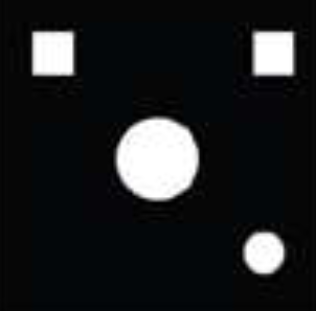
%> input picture Week 9/TPTest1.png, 316 x 311 px
$ octave lab9_1.m   (GNU Octave 9; MATLAB toolbox functions it lacks are replaced by stand-ins)
%> lines starting %> are read from the running program, lines starting %| are printed output that depends on the picture; in (x1, y1, x2, y2) boxes, pixels count from 0 and x2, y2 are one past the last pixel; in counts of white or black regions, pixels touching at a corner belong together; the program's own positions count from 1
clc
clear all
close all
img = imread('TPTest1.png');
%> img is the input picture: size 311x316x3 uint8; mean R, G, B 30.3, 31.9, 33.4
imshow(img);

img = imbinarize(im2gray(img), graythresh(img));
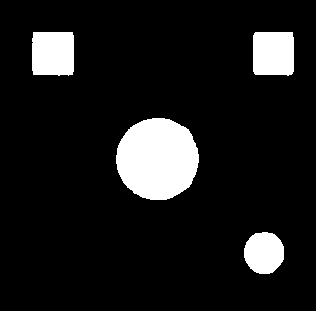
%> img: size 311x316 logical; 10.4% white; 4 white regions

[B, L] = bwboundaries(img);
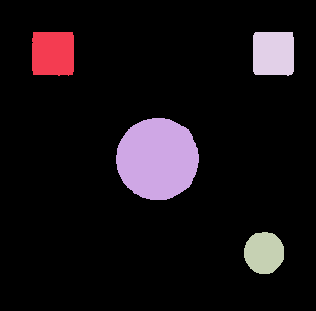
%> L: size 311x316 double; 5 distinct labels, from 0 to 4; one colour per label, 0 black
%> B = 4 boundaries; box (x1, y1, x2, y2) and points: (116, 118, 199, 200) 240, (32, 32, 74, 76) 163, (253, 32, 294, 76) 158, (244, 232, 284, 274) 116
figure;
imshow(img);
hold on;
for k=1:length(B)
boundary = B{k};
plot(boundary(:,2), boundary(:,1), 'g', 'LineWidth', 2);
end
%> this loop made 4 passes
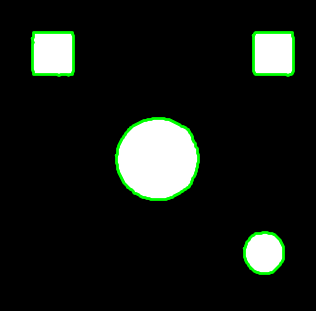
%> figure redrawn from the program's plot data

[L, N] = bwlabel(img);
%> N = 4
d = sprintf("N Value returned by bwlable = %d",N);
%> d = 'N Value returned by bwlable = 4'
disp(d);
%| N Value returned by bwlable = 4
RGB = label2rgb(L, 'hsv', [.5 .5 .5], 'shuffle');
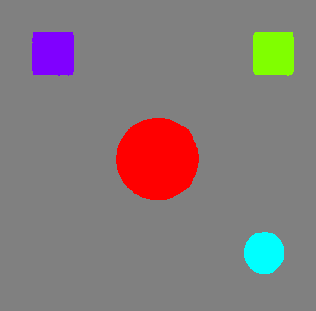
%> RGB: size 311x316x3 uint8; mean R, G, B 133.2, 122.7, 122.8
figure;
imshow(RGB);
hold on;
for k=1:length(B)
boundary = B{k};
plot(boundary(:,2), boundary(:,1), 'w', 'LineWidth', 2);
text(boundary(1,2)-11, boundary(1,1)+11, num2str(k), 'Color', 'y', ...
'FontSize', 14, 'FontWeight', 'bold');
end
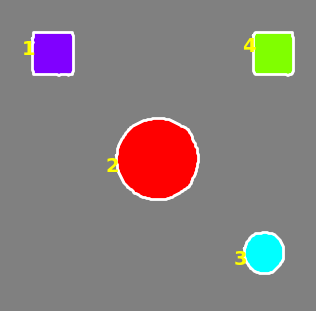
%> figure redrawn from the program's plot data


stats = regionprops(L, 'all');
%> stats = 4 regions; box (x1, y1, x2, y2), Area, Centroid, MajorAxisLength, MinorAxisLength and Eccentricity: (116, 118, 199, 200) 5358 [158.1 159.5] 82.83 82.4 0.102, (32, 32, 74, 76) 1792 [53.6 54.1] 49.43 48.05 0.234, (253, 32, 294, 76) 1748 [274 54] 49.33 46.94 0.308, (244, 232, 284, 274) 1343 [264.6 253.4] 42.36 40.41 0.3
temp = zeros(1, N);
for k=1:N

temp(k) = 4*pi*stats(k,1).Area / (stats(k,1).Perimeter)^2;
stats(k,1).ThinnessRatio = temp(k);


temp(k) = (stats(k, 1).BoundingBox(3)) / (stats(k,1).BoundingBox(4));
stats(k,1).AspectRatio = temp(k);
end
%> after the loop, temp = [0.955 1.01 0.952 0.932]


areas = zeros(1,N);
for k=1:N
areas(k) = stats(k).Area;
end
%> after the loop, areas = [1792 5358 1343 1748]
TR = zeros(1,N);
for k=1:N
TR(k) = stats(k).ThinnessRatio;
end
%> after the loop, TR = [0.867 1 1.04 0.903]
figure();
hold on;
cmap = colormap(lines(16));
for k=1:N
scatter(areas(k), TR(k), [], cmap(k,:), 'filled'), ylabel('Thinness Ratio'), xlabel('Area');
hold on;
end
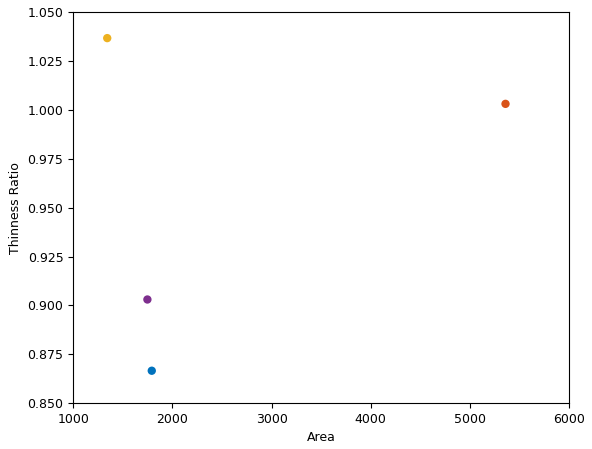
%> figure redrawn from the program's plot data

for i=1:4
     d = sprintf("SHAPE - %d",i);
     disp(d);
     d = sprintf(" Area %d : %f ",i,stats(i).Area);
     disp(d);
     d = sprintf(" Centroid %d : (%f,%f) ",i,stats(i).Centroid(1),stats(i).Centroid(2));
     disp(d);
     d = sprintf(" Orientation %d : %f ",i,stats(i).Orientation);
     disp(d);
     d = sprintf(" Euler Number %d : %f ",i,stats(i).EulerNumber);
     disp(d);
     d = sprintf(" Eccentricity %d : %f ",i,stats(i).Eccentricity);
     disp(d);
     d = sprintf(" Asoect Ratio %d : %f ",i,stats(i).AspectRatio);
     disp(d);
     d = sprintf(" Perimenter %d : %f ",i,stats(i).Perimeter);
     disp(d);
     d = sprintf(" Thinness Ratio %d : %f ",i,stats(i).ThinnessRatio);
     disp(d);
end
%> this loop made 4 passes
%> (printed output is left out)

$ run again, with Week 9/TPTest2.png copied over Week 9/TPTest1.png
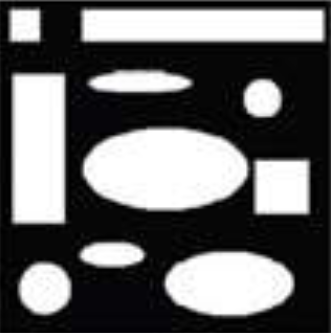
%> input picture Week 9/TPTest2.png, 331 x 333 px
%> img is the input picture: size 333x331x3 uint8; mean R, G, B 102.5, 102.5, 102.8
%> img: size 333x331 logical; 39% white; 10 white regions
%> L: size 333x331 double; 11 distinct labels, from 0 to 10
%> B = 10 boundaries; largest, box (x1, y1, x2, y2) and points: (82, 9, 324, 42) 539, (12, 74, 65, 224) 395, (83, 128, 248, 210) 370, (165, 252, 294, 316) 289, (89, 71, 191, 92) 209
%> the loop `for k=1:length(B)` made 10 passes
%> N = 10
%> `d = sprintf("N Value returned by bwlable =`: d = 'N Value returned by bwlable = 10'
%| N Value returned by bwlable = 10
%> after the loop `for k=1:length(B)`:
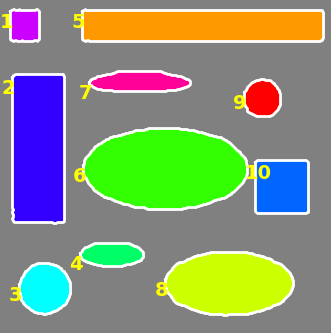
%> figure redrawn from the program's plot data
%> stats = 10 regions; largest, box (x1, y1, x2, y2), Area, Centroid, MajorAxisLength, MinorAxisLength and Eccentricity: (83, 128, 248, 210) 10702 [166 169.5] 165.4 82.4 0.867, (12, 74, 65, 224) 7883 [39 149] 171.8 61.07 0.935, (82, 9, 324, 42) 7731 [203.5 26.5] 279 36.9 0.991
%> the loop `for k=1:N` made 10 passes
%> after the loop `for k=1:N`: temp = [0.909 0.353 1 2.67 7.33 2.01 4.86 2.02 0.974 1]
%> after the loop `for k=1:N`: areas = [950 7883 2113 1260 7731 10702 1753 6514 1147 2905]
%> after the loop `for k=1:N`: TR = [0.872 0.655 1.02 0.76 0.346 0.844 0.486 0.846 1.04 0.885]
%> after the loop `for k=1:N`:
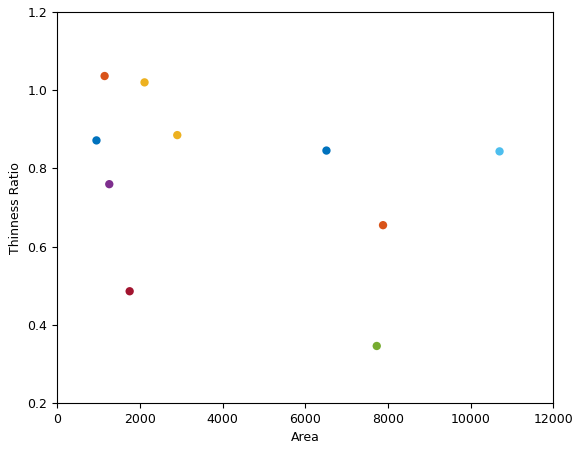
%> figure redrawn from the program's plot data
%> the loop `for i=1:4` made 4 passes
%> (printed output is left out)
